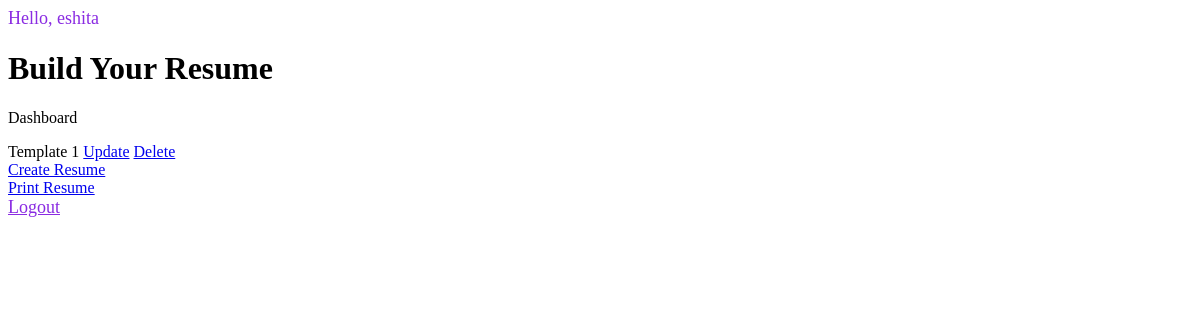
The app's page / (signed in), older data.
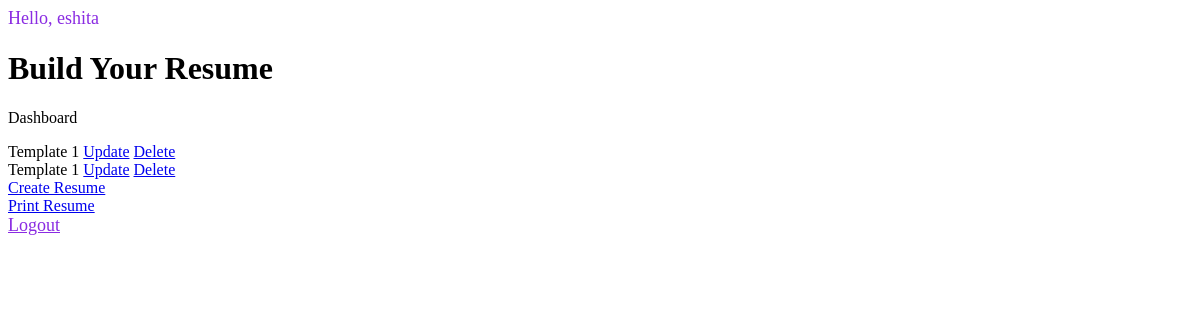
The same page, newer data.
### main/models.py (models this page shows, shortened)
class Info(models.Model):
    user = models.ForeignKey(User, null=True, on_delete=models.CASCADE)
    profile_name = models.CharField(max_length=100, null=True)
    firstname = models.CharField(max_length=100, null=True)
    lastname = models.CharField(max_length=100, null=True)
    phone = models.CharField(max_length=100, null=True)
    email = models.CharField(max_length=100, null=True)
    dep = models.CharField(max_length=200)
    roll = models.CharField(max_length=100, null=True)
    github = models.CharField(max_length=100, null=True)
    linkedin = models.CharField(max_length=100, null=True)
    portfolio = models.CharField(max_length=100, null=True)
    clg = models.CharField(max_length=100, null=True)
    clg_cg = models.CharField(max_length=100, null=True)
    start_clg = models.CharField(max_length=100, null=True)
    end_clg = models.CharField(max_length=100, null=True)
    edu = models.CharField(max_length=100, null=True)
    edu_cg = models.CharField(max_length=100, null=True)
    start_edu = models.CharField(max_length=100, null=True)
    end_edu = models.CharField(max_length=100, null=True)
    exp1 = models.CharField(max_length=100, null=True)
    start_exp1 = models.CharField(max_length=100, null=True)
    end_exp1 = models.CharField(max_length=100, null=True)
    exp1_info = models.TextField(max_length=10000, null=True)
    exp2 = models.CharField(max_length=100, null=True)
    start_exp2 = models.CharField(max_length=100, null=True)
    end_exp2 = models.CharField(max_length=100, null=True)
    exp2_info = models.TextField(max_length=10000, null=True)
    exp3 = models.CharField(max_length=100, null=True)
    start_exp3 = models.CharField(max_length=100, null=True)
    end_exp3 = models.CharField(max_length=100, null=True)
    exp3_info = models.TextField(max_length=10000, null=True)
    pj1 = models.CharField(max_length=100, null=True)
    start_pg1 = models.CharField(max_length=100, null=True)
    end_pg1 = models.CharField(max_length=100, null=True)
    pg1_info = models.TextField(max_length=10000, null=True)
    pj2 = models.CharField(max_length=100, null=True)
    start_pg2 = models.CharField(max_length=100, null=True)
    end_pg2 = models.CharField(max_length=100, null=True)
    pg2_info = models.TextField(max_length=10000, null=True)
    pj3 = models.CharField(max_length=100, null=True)
    start_pg3 = models.CharField(max_length=100, null=True)
    end_pg3 = models.CharField(max_length=100, null=True)
    pg3_info = models.TextField(max_length=10000, null=True)
    Achievments = models.TextField(max_length=10000, null=True)
    Skills = models.TextField(max_length=10000, null=True)
    Por = models.TextField(max_length=10000, null=True)
    Hobbies = models.TextField(max_length=10000, null=True)

### main/views.py (the view)
# urls.py: path('', views.resume, name='resume'),
@login_required(login_url='login')
def resume(request):
    resumes = request.user.info_set.all().filter()
    context = {'resumes': resumes}
    return render(request, 'resume.html', context)

### main/templates/resume.html (shortened to what this page needs)
<!DOCTYPE html>
<html lang="en">
{% load static %}
<head>
</head>
<body>
    <span class="hello-msg">Hello, {{request.user}}</span>
    <form>
        <div class="form__header">
            <h1>Build Your Resume</h1>
            <p> Dashboard </p>
            {% for r in resumes %}
            <tr>
                <td>{{r.profile_name}}</td>
                <td>
                    <a class="button" href="{% url 'update_resume' r.id %}">Update</a>
                </td>
                <td>
                    <a class="button" href="{% url 'delete_resume' r.id %}">Delete</a>
                </td>
                <br>
            </tr>
            {% endfor %}
        </div>
        <a class="button " <a href="{% url 'create_resume' %} "> Create Resume</a>
        <a class="button " href="{% url 'choose_resume' %}"> Print Resume</a>
        <span> <a  class="hello-msg " href="{% url 'logout' %} ">Logout </a></span>
    </form>
</body>
</html>

### main/templates/resume.html (style rules this page uses)
.hello-msg { font: bold; font-size: 18px; color: blueviolet; margin-right: 20px; }

Row changes from the older to the newer data that the page shows:
added Info: profile_name "Template 1"
